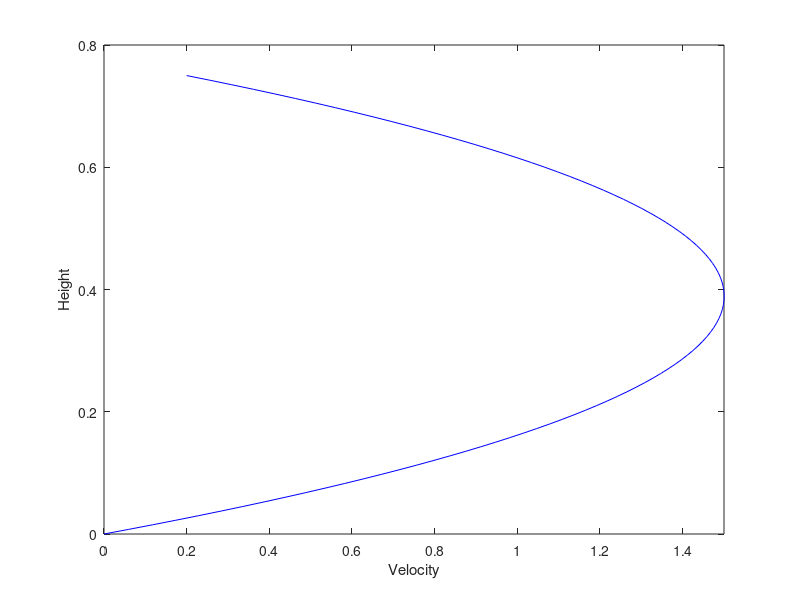

Write the MATLAB code that produced this figure.
% Defining constants
rho = 0.5;
g = 9.81*cos(0.0408);
h = 0.75;
N = 100;
deltaY = h/N;

% Terms in the equation
nu = 0.6; % Kinematic Viscosity
mu = nu*rho;
alpha = 0.3; % Diffusion Number
deltaT = alpha*rho*(deltaY^2)/mu; % Evaluating time step from alpha
dpdx = -2; % Pressure Gradient

% Velocities of the plates
U0 = 0;
Uh = 0.2;

% Time for code to run
T = 0.2;

U = zeros(floor(T/deltaT),N+1);
% Initial Conditions
y = 0:deltaY:h;
% Equation
for k = 2:floor(T/deltaT)
  U(k,1) = U0;
  U(k,N+1) = Uh;
  for i = 2:N
    U(k,i) = deltaT/rho*(-dpdx + rho*g) + alpha*(U(k-1,i+1)-2*U(k-1,i) + U(k-1,i-1)) + U(k-1,i);
  end
end
% Plotting
% Y axis - y, x axis - U(y), For a given time t
plot(U(end,:),y,'blue');
xlabel("Velocity");
ylabel("Height");
xlim([0,1.5])
% xlim([0,0.5]);

























